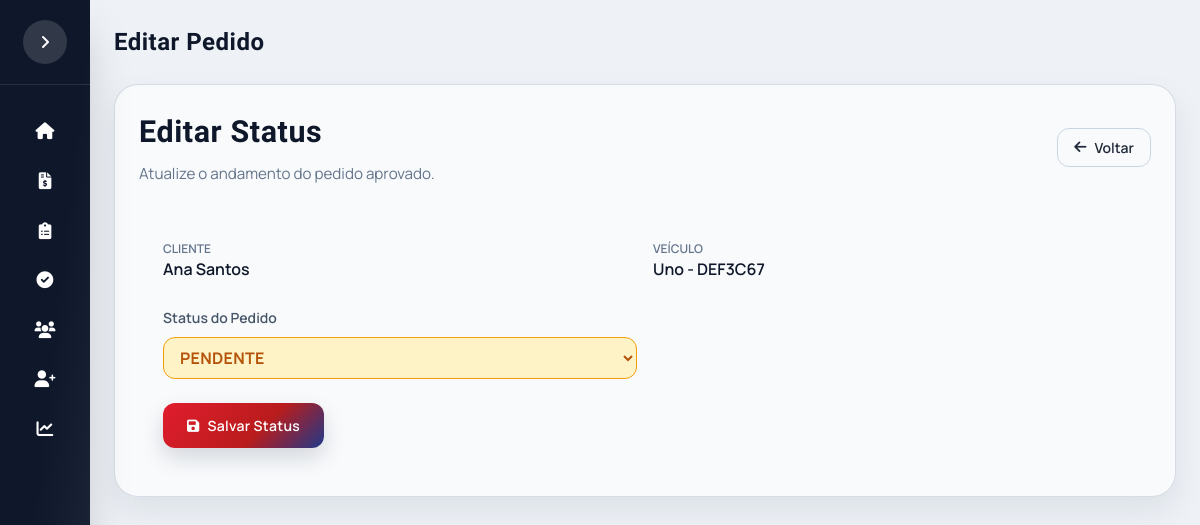
Screenshot of /pedido/1/editar with the database file from the repository.
### app/models.py (models this page shows)
class Cliente(db.Model):
    __tablename__ = "clientes"
    id_cliente = db.Column(db.Integer, primary_key=True, autoincrement=True)
    cod_cliente = db.Column(db.String(20), unique=True, nullable=False)
    nome = db.Column(db.String(120), nullable=False)
    cliente_ativo = db.Column(db.Integer, default=1)
    telefones = db.relationship("TelefoneCliente", backref="cliente", lazy=True, cascade="all, delete-orphan")
    emails = db.relationship("EmailCliente", backref="cliente", lazy=True, cascade="all, delete-orphan")
    enderecos = db.relationship("EnderecoCliente", backref="cliente", lazy=True, cascade="all, delete-orphan")
    veiculos = db.relationship("Veiculo", backref="cliente", lazy=True, cascade="all, delete-orphan")

class Veiculo(db.Model):
    __tablename__ = "veiculos"
    id_veiculo = db.Column(db.Integer, primary_key=True, autoincrement=True)
    id_cliente = db.Column(db.Integer, db.ForeignKey("clientes.id_cliente"), nullable=False)
    veiculo_ativo = db.Column(db.Integer, default=1)
    placa = db.Column(db.String(7), unique=True, nullable=False)
    marca = db.Column(db.String(50), nullable=False)
    modelo = db.Column(db.String(80), nullable=False)
    ano = db.Column(db.Integer)
    cor = db.Column(db.String(30))
    orcamentos = db.relationship("Orcamento", backref="veiculo", lazy=True)

class Pedido(db.Model):
    __tablename__ = "pedidos"
    id_pedido = db.Column(db.Integer, primary_key=True, autoincrement=True)
    id_orcamento = db.Column(
        db.Integer,
        db.ForeignKey("orcamento.id_orcamento"),
        nullable=False
    )
    boolean_aceite_cliente = db.Column(db.Boolean, default=False)
    dat_aceite_cliente = db.Column(db.Date)
    data_inicio = db.Column(db.Date)
    data_conclusao = db.Column(db.Date)
    observacoes_pedido = db.Column(db.Text)
    aceite_cliente = db.Column(db.Boolean)
    status = db.Column(db.String(50))
    valor_total = db.Column(db.Float)
    metodo_pagamento = db.Column(db.String(50))

### app/routes.py (the view, shortened to what this page needs)
@main.route("/pedido/<int:id_pedido>/editar", methods=["GET", "POST"])
def editar_pedido(id_pedido):
    pedido = Pedido.query.get_or_404(id_pedido)
    return render_template(
        "pedido_editar.html",
        pedido=pedido
    )

### templates/pedido_editar.html (shortened to what this page needs)
{% extends "base.html" %}
{% block page_title %}
Editar Pedido
{% endblock %}
{% block content %}
<div class="table-container">
    <div class="screen-header" style="margin-bottom: 2rem;">
        <div>
            <h2 class="screen-title title-font" style="margin-bottom: 0.5rem;">Editar Status</h2>
            <p class="screen-subtitle">Atualize o andamento do pedido aprovado.</p>
        </div>
        <a href="{{ url_for('main.lista_pedidos') }}" class="btn-outline" style="padding: 0.5rem 1rem;">
            <i class="fas fa-arrow-left"></i> Voltar
        </a>
    </div>
    <div class="panel" style="padding: 1.5rem;">
        <div class="grid grid-cols-1 md:grid-cols-2 gap-4" style="margin-bottom: 1.5rem;">
            <div>
                <p class="text-slate-500 text-xs uppercase font-semibold">Cliente</p>
                <p class="text-slate-900 font-semibold">{{ pedido.orcamento.veiculo.cliente.nome }}</p>
            </div>
            <div>
                <p class="text-slate-500 text-xs uppercase font-semibold">Veículo</p>
                <p class="text-slate-900 font-semibold">{{ pedido.orcamento.veiculo.modelo }} - {{ pedido.orcamento.veiculo.placa }}</p>
            </div>
        </div>
        <form method="POST" action="{{ url_for('main.editar_pedido', id_pedido=pedido.id_pedido) }}">
            <div class="grid grid-cols-1 md:grid-cols-2 gap-4">
                <div>
                    <label for="status" class="text-slate-600 text-sm font-semibold">Status do Pedido</label>
                    {% set pedido_status = (pedido.status or 'Pendente') %}
                    {% set status_key = 'pendente' %}
                    {% if pedido_status == 'Em Andamento' %}
                        {% set status_key = 'em-andamento' %}
                    {% elif pedido_status == 'Concluído' %}
                        {% set status_key = 'concluido' %}
                    {% endif %}
                    <select id="status" name="status" class="status-select w-full" data-status="{{ status_key }}" style="margin-top: 0.5rem;">
                        <option value="Pendente" {% if pedido.status == 'Pendente' or not pedido.status %}selected{% endif %}>Pendente</option>
                    </select>
                </div>
            </div>
            <div style="margin-top: 1.5rem;">
                <button type="submit" class="btn-primary">
                    <i class="fas fa-save"></i> Salvar Status
                </button>
            </div>
        </form>
    </div>
</div>
{% endblock %}

### static/css/estilo.css (style rules this page uses)
:root { --brand-red: #e11d2e; --brand-red-dark: #b91c1c; --brand-blue: #1e3a8a; --ink: #0f172a; --muted: #475569; --panel: #f8fafc; --line: #e2e8f0; --accent: #10b981; --primary: #4f46e5; --primary-dark: #4338ca; --primary-light: #818cf8; --success: #10b981; --warning: #f59e0b; --danger: #ef4444; --info: #3b82f6; --sidebar-width: 280px; --sidebar-collapsed: 90px; --radius-card: 1.25rem; --radius-lg: 1rem; --radius-md: 0.75rem; --shadow-sm: 0 1px 2px 0 rgb(0 0 0 / 0.05); --shadow-md: 0 4px 6px -1px rgb(0 0 0 / 0.1); --shadow-lg: 0 10px 15px -3px rgb(0 0 0 / 0.1); --shadow-xl: 0 20px 25px -5px rgb(0 0 0 / 0.1); }
* { margin: 0; padding: 0; box-sizing: border-box; }
body { background: radial-gradient(circle at top, #e2e8f0 0%, #cbd5e1 55%, #e2e8f0 100%); font-family: 'Manrope', system-ui, sans-serif; color: var(--ink); min-height: 100vh; overflow-x: hidden; }
h1, h2, h3, .title-font { font-family: 'Barlow Condensed', 'Manrope', system-ui, sans-serif; letter-spacing: 0.02em; }
.screen-header { display: flex; flex-wrap: wrap; align-items: center; justify-content: space-between; gap: 1rem; margin-bottom: 1.5rem; }
.screen-title { font-size: 1.9rem; font-weight: 700; color: #0f172a; font-family: 'Barlow Condensed', sans-serif; }
.screen-subtitle { color: #64748b; font-size: 0.95rem; margin-top: 0.25rem; }
.btn-primary { background: linear-gradient(135deg, var(--brand-red) 0%, var(--brand-red-dark) 60%, var(--brand-blue) 100%); transition: all 0.2s; box-shadow: 0 10px 22px rgba(15,23,42,0.15); letter-spacing: 0.02em; display: inline-flex; align-items: center; gap: 0.5rem; padding: 0.75rem 1.5rem; border-radius: 0.75rem; font-weight: 600; font-size: 0.875rem; cursor: pointer; text-decoration: none; color: white; border: none; }
.btn-outline { border: 1px solid #cbd5e1; background: #f8fafc; color: #1f2937; transition: all 0.2s; display: inline-flex; align-items: center; gap: 0.5rem; padding: 0.75rem 1.5rem; border-radius: 0.75rem; font-weight: 600; font-size: 0.875rem; cursor: pointer; text-decoration: none; }

### templates/pedido_editar.html (style rules this page uses)
.status-select { padding: 0.5rem 0.75rem; border-radius: 0.75rem; border: 1px solid #e2e8f0; background: #f8fafc; font-weight: 700; text-transform: uppercase; letter-spacing: 0.02em; }
.status-select[data-status="pendente"] { background: #fef3c7; border-color: #f59e0b; color: #b45309; }

### rows the page displays
Cliente: orcamento.veiculo.cliente.nome "Ana Santos"
Veiculo: orcamento.veiculo.modelo "Uno", orcamento.veiculo.placa "DEF3C67"
Pedido: status "Pendente"
